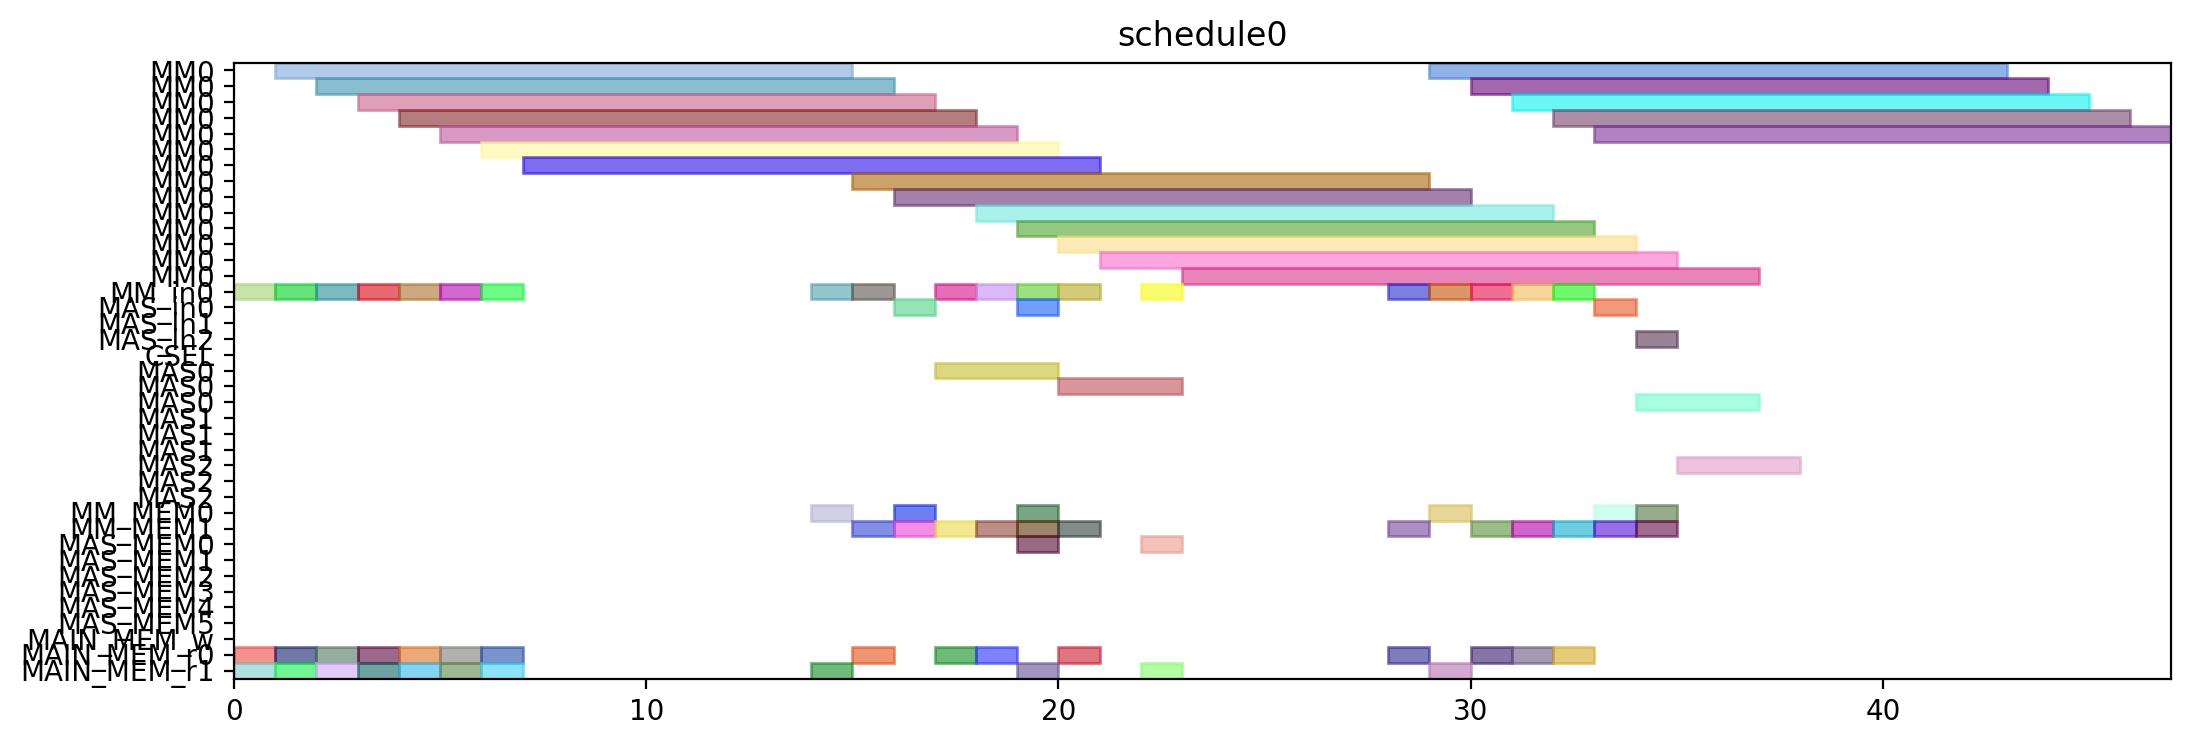

This figure's Python source:
from pyschedule import Scenario, solvers, plotters, alt


def solve():
	horizon = 120
	S = Scenario("schedule0", horizon=horizon)

	# resource
	MM = S.Resources('MM', num=1, size=14)
	MM_in = S.Resources('MM_in', num=1)
	MAS_in = S.Resources('MAS_in', num=3)
	CSEL = S.Resource('CSEL')
	MAS = S.Resources('MAS', num=3, size=3, periods=range(1, horizon))
	MM_MEM = S.Resources('MM_MEM', num=2)
	MAS_MEM = S.Resources('MAS_MEM', num=6)
	MAIN_MEM_w = S.Resource('MAIN_MEM_w', size=1)
	MAIN_MEM_r = S.Resources('MAIN_MEM_r', num=2)

	# result of previous scheduling

	# new tasks
	Z_exp2 = S.Task('Z_exp2', length=14, delay_cost=1)
	Z_exp2 += alt(MM)
	Z_exp2_in = S.Task('Z_exp2_in', length=1, delay_cost=1)
	Z_exp2_in += alt(MM_in)
	S += Z_exp2_in*MM_in[0]<=Z_exp2*MM[0]
	Z_exp2_mem0 = S.Task('Z_exp2_mem0', length=1, delay_cost=1)
	Z_exp2_mem0 += MAIN_MEM_r[0]
	S += Z_exp2_mem0 <= Z_exp2

	Z_exp2_mem1 = S.Task('Z_exp2_mem1', length=1, delay_cost=1)
	Z_exp2_mem1 += MAIN_MEM_r[1]
	S += Z_exp2_mem1 <= Z_exp2

	NX0 = S.Task('NX0', length=14, delay_cost=1)
	NX0 += alt(MM)
	NX0_in = S.Task('NX0_in', length=1, delay_cost=1)
	NX0_in += alt(MM_in)
	S += NX0_in*MM_in[0]<=NX0*MM[0]
	NX0_mem0 = S.Task('NX0_mem0', length=1, delay_cost=1)
	NX0_mem0 += MAIN_MEM_r[0]
	S += NX0_mem0 <= NX0

	NX0_mem1 = S.Task('NX0_mem1', length=1, delay_cost=1)
	NX0_mem1 += MAIN_MEM_r[1]
	S += NX0_mem1 <= NX0

	k0_10_Z1 = S.Task('k0_10_Z1', length=14, delay_cost=1)
	k0_10_Z1 += alt(MM)
	k0_10_Z1_in = S.Task('k0_10_Z1_in', length=1, delay_cost=1)
	k0_10_Z1_in += alt(MM_in)
	S += k0_10_Z1_in*MM_in[0]<=k0_10_Z1*MM[0]
	k0_10_Z1_mem0 = S.Task('k0_10_Z1_mem0', length=1, delay_cost=1)
	k0_10_Z1_mem0 += MAIN_MEM_r[0]
	S += k0_10_Z1_mem0 <= k0_10_Z1

	k0_10_Z1_mem1 = S.Task('k0_10_Z1_mem1', length=1, delay_cost=1)
	k0_10_Z1_mem1 += MAIN_MEM_r[1]
	S += k0_10_Z1_mem1 <= k0_10_Z1

	DX0 = S.Task('DX0', length=14, delay_cost=1)
	DX0 += alt(MM)
	DX0_in = S.Task('DX0_in', length=1, delay_cost=1)
	DX0_in += alt(MM_in)
	S += DX0_in*MM_in[0]<=DX0*MM[0]
	DX0_mem0 = S.Task('DX0_mem0', length=1, delay_cost=1)
	DX0_mem0 += MAIN_MEM_r[0]
	S += DX0_mem0 <= DX0

	DX0_mem1 = S.Task('DX0_mem1', length=1, delay_cost=1)
	DX0_mem1 += MAIN_MEM_r[1]
	S += DX0_mem1 <= DX0

	NY0 = S.Task('NY0', length=14, delay_cost=1)
	NY0 += alt(MM)
	NY0_in = S.Task('NY0_in', length=1, delay_cost=1)
	NY0_in += alt(MM_in)
	S += NY0_in*MM_in[0]<=NY0*MM[0]
	NY0_mem0 = S.Task('NY0_mem0', length=1, delay_cost=1)
	NY0_mem0 += MAIN_MEM_r[0]
	S += NY0_mem0 <= NY0

	NY0_mem1 = S.Task('NY0_mem1', length=1, delay_cost=1)
	NY0_mem1 += MAIN_MEM_r[1]
	S += NY0_mem1 <= NY0

	k2_14_Z1 = S.Task('k2_14_Z1', length=14, delay_cost=1)
	k2_14_Z1 += alt(MM)
	k2_14_Z1_in = S.Task('k2_14_Z1_in', length=1, delay_cost=1)
	k2_14_Z1_in += alt(MM_in)
	S += k2_14_Z1_in*MM_in[0]<=k2_14_Z1*MM[0]
	k2_14_Z1_mem0 = S.Task('k2_14_Z1_mem0', length=1, delay_cost=1)
	k2_14_Z1_mem0 += MAIN_MEM_r[0]
	S += k2_14_Z1_mem0 <= k2_14_Z1

	k2_14_Z1_mem1 = S.Task('k2_14_Z1_mem1', length=1, delay_cost=1)
	k2_14_Z1_mem1 += MAIN_MEM_r[1]
	S += k2_14_Z1_mem1 <= k2_14_Z1

	DY0 = S.Task('DY0', length=14, delay_cost=1)
	DY0 += alt(MM)
	DY0_in = S.Task('DY0_in', length=1, delay_cost=1)
	DY0_in += alt(MM_in)
	S += DY0_in*MM_in[0]<=DY0*MM[0]
	DY0_mem0 = S.Task('DY0_mem0', length=1, delay_cost=1)
	DY0_mem0 += MAIN_MEM_r[0]
	S += DY0_mem0 <= DY0

	DY0_mem1 = S.Task('DY0_mem1', length=1, delay_cost=1)
	DY0_mem1 += MAIN_MEM_r[1]
	S += DY0_mem1 <= DY0

	Z_exp3 = S.Task('Z_exp3', length=14, delay_cost=1)
	Z_exp3 += alt(MM)
	Z_exp3_in = S.Task('Z_exp3_in', length=1, delay_cost=1)
	Z_exp3_in += alt(MM_in)
	S += Z_exp3_in*MM_in[0]<=Z_exp3*MM[0]
	Z_exp3_mem0 = S.Task('Z_exp3_mem0', length=1, delay_cost=1)
	Z_exp3_mem0 += alt(MM_MEM)
	S += (Z_exp2*MM[0])-1 < Z_exp3_mem0*MM_MEM[0]
	S += Z_exp3_mem0 <= Z_exp3

	Z_exp3_mem1 = S.Task('Z_exp3_mem1', length=1, delay_cost=1)
	Z_exp3_mem1 += MAIN_MEM_r[1]
	S += Z_exp3_mem1 <= Z_exp3

	NX1_ = S.Task('NX1_', length=3, delay_cost=1)
	NX1_ += alt(MAS)
	NX1__in = S.Task('NX1__in', length=1, delay_cost=1)
	NX1__in += alt(MAS_in)
	S += NX1__in*MAS_in[0]<=NX1_*MAS[0]

	S += NX1__in*MAS_in[1]<=NX1_*MAS[1]

	S += NX1__in*MAS_in[2]<=NX1_*MAS[2]

	NX1__mem0 = S.Task('NX1__mem0', length=1, delay_cost=1)
	NX1__mem0 += alt(MM_MEM)
	S += (NX0*MM[0])-1 < NX1__mem0*MM_MEM[0]
	S += NX1__mem0 <= NX1_

	NX1__mem1 = S.Task('NX1__mem1', length=1, delay_cost=1)
	NX1__mem1 += alt(MM_MEM)
	S += (k0_10_Z1*MM[0])-1 < NX1__mem1*MM_MEM[1]
	S += NX1__mem1 <= NX1_

	k0_9_Z2 = S.Task('k0_9_Z2', length=14, delay_cost=1)
	k0_9_Z2 += alt(MM)
	k0_9_Z2_in = S.Task('k0_9_Z2_in', length=1, delay_cost=1)
	k0_9_Z2_in += alt(MM_in)
	S += k0_9_Z2_in*MM_in[0]<=k0_9_Z2*MM[0]
	k0_9_Z2_mem0 = S.Task('k0_9_Z2_mem0', length=1, delay_cost=1)
	k0_9_Z2_mem0 += MAIN_MEM_r[0]
	S += k0_9_Z2_mem0 <= k0_9_Z2

	k0_9_Z2_mem1 = S.Task('k0_9_Z2_mem1', length=1, delay_cost=1)
	k0_9_Z2_mem1 += alt(MM_MEM)
	S += (Z_exp2*MM[0])-1 < k0_9_Z2_mem1*MM_MEM[1]
	S += k0_9_Z2_mem1 <= k0_9_Z2

	k1_9_Z2 = S.Task('k1_9_Z2', length=14, delay_cost=1)
	k1_9_Z2 += alt(MM)
	k1_9_Z2_in = S.Task('k1_9_Z2_in', length=1, delay_cost=1)
	k1_9_Z2_in += alt(MM_in)
	S += k1_9_Z2_in*MM_in[0]<=k1_9_Z2*MM[0]
	k1_9_Z2_mem0 = S.Task('k1_9_Z2_mem0', length=1, delay_cost=1)
	k1_9_Z2_mem0 += MAIN_MEM_r[0]
	S += k1_9_Z2_mem0 <= k1_9_Z2

	k1_9_Z2_mem1 = S.Task('k1_9_Z2_mem1', length=1, delay_cost=1)
	k1_9_Z2_mem1 += alt(MM_MEM)
	S += (Z_exp2*MM[0])-1 < k1_9_Z2_mem1*MM_MEM[1]
	S += k1_9_Z2_mem1 <= k1_9_Z2

	NY1_ = S.Task('NY1_', length=3, delay_cost=1)
	NY1_ += alt(MAS)
	NY1__in = S.Task('NY1__in', length=1, delay_cost=1)
	NY1__in += alt(MAS_in)
	S += NY1__in*MAS_in[0]<=NY1_*MAS[0]

	S += NY1__in*MAS_in[1]<=NY1_*MAS[1]

	S += NY1__in*MAS_in[2]<=NY1_*MAS[2]

	NY1__mem0 = S.Task('NY1__mem0', length=1, delay_cost=1)
	NY1__mem0 += alt(MM_MEM)
	S += (NY0*MM[0])-1 < NY1__mem0*MM_MEM[0]
	S += NY1__mem0 <= NY1_

	NY1__mem1 = S.Task('NY1__mem1', length=1, delay_cost=1)
	NY1__mem1 += alt(MM_MEM)
	S += (k2_14_Z1*MM[0])-1 < NY1__mem1*MM_MEM[1]
	S += NY1__mem1 <= NY1_

	k2_13_Z2 = S.Task('k2_13_Z2', length=14, delay_cost=1)
	k2_13_Z2 += alt(MM)
	k2_13_Z2_in = S.Task('k2_13_Z2_in', length=1, delay_cost=1)
	k2_13_Z2_in += alt(MM_in)
	S += k2_13_Z2_in*MM_in[0]<=k2_13_Z2*MM[0]
	k2_13_Z2_mem0 = S.Task('k2_13_Z2_mem0', length=1, delay_cost=1)
	k2_13_Z2_mem0 += MAIN_MEM_r[0]
	S += k2_13_Z2_mem0 <= k2_13_Z2

	k2_13_Z2_mem1 = S.Task('k2_13_Z2_mem1', length=1, delay_cost=1)
	k2_13_Z2_mem1 += alt(MM_MEM)
	S += (Z_exp2*MM[0])-1 < k2_13_Z2_mem1*MM_MEM[1]
	S += k2_13_Z2_mem1 <= k2_13_Z2

	k3_14_Z2 = S.Task('k3_14_Z2', length=14, delay_cost=1)
	k3_14_Z2 += alt(MM)
	k3_14_Z2_in = S.Task('k3_14_Z2_in', length=1, delay_cost=1)
	k3_14_Z2_in += alt(MM_in)
	S += k3_14_Z2_in*MM_in[0]<=k3_14_Z2*MM[0]
	k3_14_Z2_mem0 = S.Task('k3_14_Z2_mem0', length=1, delay_cost=1)
	k3_14_Z2_mem0 += MAIN_MEM_r[0]
	S += k3_14_Z2_mem0 <= k3_14_Z2

	k3_14_Z2_mem1 = S.Task('k3_14_Z2_mem1', length=1, delay_cost=1)
	k3_14_Z2_mem1 += alt(MM_MEM)
	S += (Z_exp2*MM[0])-1 < k3_14_Z2_mem1*MM_MEM[1]
	S += k3_14_Z2_mem1 <= k3_14_Z2

	Z_exp4 = S.Task('Z_exp4', length=14, delay_cost=1)
	Z_exp4 += alt(MM)
	Z_exp4_in = S.Task('Z_exp4_in', length=1, delay_cost=1)
	Z_exp4_in += alt(MM_in)
	S += Z_exp4_in*MM_in[0]<=Z_exp4*MM[0]
	Z_exp4_mem0 = S.Task('Z_exp4_mem0', length=1, delay_cost=1)
	Z_exp4_mem0 += alt(MM_MEM)
	S += (Z_exp3*MM[0])-1 < Z_exp4_mem0*MM_MEM[0]
	S += Z_exp4_mem0 <= Z_exp4

	Z_exp4_mem1 = S.Task('Z_exp4_mem1', length=1, delay_cost=1)
	Z_exp4_mem1 += MAIN_MEM_r[1]
	S += Z_exp4_mem1 <= Z_exp4

	NX1 = S.Task('NX1', length=14, delay_cost=1)
	NX1 += alt(MM)
	NX1_in = S.Task('NX1_in', length=1, delay_cost=1)
	NX1_in += alt(MM_in)
	S += NX1_in*MM_in[0]<=NX1*MM[0]
	NX1_mem0 = S.Task('NX1_mem0', length=1, delay_cost=1)
	NX1_mem0 += alt(MAS_MEM)
	S += (NX1_*MAS[0])-1 < NX1_mem0*MAS_MEM[0]
	S += (NX1_*MAS[1])-1 < NX1_mem0*MAS_MEM[2]
	S += (NX1_*MAS[2])-1 < NX1_mem0*MAS_MEM[4]
	S += NX1_mem0 <= NX1

	NX1_mem1 = S.Task('NX1_mem1', length=1, delay_cost=1)
	NX1_mem1 += MAIN_MEM_r[1]
	S += NX1_mem1 <= NX1

	k0_8_Z3 = S.Task('k0_8_Z3', length=14, delay_cost=1)
	k0_8_Z3 += alt(MM)
	k0_8_Z3_in = S.Task('k0_8_Z3_in', length=1, delay_cost=1)
	k0_8_Z3_in += alt(MM_in)
	S += k0_8_Z3_in*MM_in[0]<=k0_8_Z3*MM[0]
	k0_8_Z3_mem0 = S.Task('k0_8_Z3_mem0', length=1, delay_cost=1)
	k0_8_Z3_mem0 += MAIN_MEM_r[0]
	S += k0_8_Z3_mem0 <= k0_8_Z3

	k0_8_Z3_mem1 = S.Task('k0_8_Z3_mem1', length=1, delay_cost=1)
	k0_8_Z3_mem1 += alt(MM_MEM)
	S += (Z_exp3*MM[0])-1 < k0_8_Z3_mem1*MM_MEM[1]
	S += k0_8_Z3_mem1 <= k0_8_Z3

	DX1_ = S.Task('DX1_', length=3, delay_cost=1)
	DX1_ += alt(MAS)
	DX1__in = S.Task('DX1__in', length=1, delay_cost=1)
	DX1__in += alt(MAS_in)
	S += DX1__in*MAS_in[0]<=DX1_*MAS[0]

	S += DX1__in*MAS_in[1]<=DX1_*MAS[1]

	S += DX1__in*MAS_in[2]<=DX1_*MAS[2]

	DX1__mem0 = S.Task('DX1__mem0', length=1, delay_cost=1)
	DX1__mem0 += alt(MM_MEM)
	S += (DX0*MM[0])-1 < DX1__mem0*MM_MEM[0]
	S += DX1__mem0 <= DX1_

	DX1__mem1 = S.Task('DX1__mem1', length=1, delay_cost=1)
	DX1__mem1 += alt(MM_MEM)
	S += (k1_9_Z2*MM[0])-1 < DX1__mem1*MM_MEM[1]
	S += DX1__mem1 <= DX1_

	k1_8_Z3 = S.Task('k1_8_Z3', length=14, delay_cost=1)
	k1_8_Z3 += alt(MM)
	k1_8_Z3_in = S.Task('k1_8_Z3_in', length=1, delay_cost=1)
	k1_8_Z3_in += alt(MM_in)
	S += k1_8_Z3_in*MM_in[0]<=k1_8_Z3*MM[0]
	k1_8_Z3_mem0 = S.Task('k1_8_Z3_mem0', length=1, delay_cost=1)
	k1_8_Z3_mem0 += MAIN_MEM_r[0]
	S += k1_8_Z3_mem0 <= k1_8_Z3

	k1_8_Z3_mem1 = S.Task('k1_8_Z3_mem1', length=1, delay_cost=1)
	k1_8_Z3_mem1 += alt(MM_MEM)
	S += (Z_exp3*MM[0])-1 < k1_8_Z3_mem1*MM_MEM[1]
	S += k1_8_Z3_mem1 <= k1_8_Z3

	NY1 = S.Task('NY1', length=14, delay_cost=1)
	NY1 += alt(MM)
	NY1_in = S.Task('NY1_in', length=1, delay_cost=1)
	NY1_in += alt(MM_in)
	S += NY1_in*MM_in[0]<=NY1*MM[0]
	NY1_mem0 = S.Task('NY1_mem0', length=1, delay_cost=1)
	NY1_mem0 += alt(MAS_MEM)
	S += (NY1_*MAS[0])-1 < NY1_mem0*MAS_MEM[0]
	S += (NY1_*MAS[1])-1 < NY1_mem0*MAS_MEM[2]
	S += (NY1_*MAS[2])-1 < NY1_mem0*MAS_MEM[4]
	S += NY1_mem0 <= NY1

	NY1_mem1 = S.Task('NY1_mem1', length=1, delay_cost=1)
	NY1_mem1 += MAIN_MEM_r[1]
	S += NY1_mem1 <= NY1

	k2_12_Z3 = S.Task('k2_12_Z3', length=14, delay_cost=1)
	k2_12_Z3 += alt(MM)
	k2_12_Z3_in = S.Task('k2_12_Z3_in', length=1, delay_cost=1)
	k2_12_Z3_in += alt(MM_in)
	S += k2_12_Z3_in*MM_in[0]<=k2_12_Z3*MM[0]
	k2_12_Z3_mem0 = S.Task('k2_12_Z3_mem0', length=1, delay_cost=1)
	k2_12_Z3_mem0 += MAIN_MEM_r[0]
	S += k2_12_Z3_mem0 <= k2_12_Z3

	k2_12_Z3_mem1 = S.Task('k2_12_Z3_mem1', length=1, delay_cost=1)
	k2_12_Z3_mem1 += alt(MM_MEM)
	S += (Z_exp3*MM[0])-1 < k2_12_Z3_mem1*MM_MEM[1]
	S += k2_12_Z3_mem1 <= k2_12_Z3

	DY1_ = S.Task('DY1_', length=3, delay_cost=1)
	DY1_ += alt(MAS)
	DY1__in = S.Task('DY1__in', length=1, delay_cost=1)
	DY1__in += alt(MAS_in)
	S += DY1__in*MAS_in[0]<=DY1_*MAS[0]

	S += DY1__in*MAS_in[1]<=DY1_*MAS[1]

	S += DY1__in*MAS_in[2]<=DY1_*MAS[2]

	DY1__mem0 = S.Task('DY1__mem0', length=1, delay_cost=1)
	DY1__mem0 += alt(MM_MEM)
	S += (DY0*MM[0])-1 < DY1__mem0*MM_MEM[0]
	S += DY1__mem0 <= DY1_

	DY1__mem1 = S.Task('DY1__mem1', length=1, delay_cost=1)
	DY1__mem1 += alt(MM_MEM)
	S += (k3_14_Z2*MM[0])-1 < DY1__mem1*MM_MEM[1]
	S += DY1__mem1 <= DY1_

	k3_13_Z3 = S.Task('k3_13_Z3', length=14, delay_cost=1)
	k3_13_Z3 += alt(MM)
	k3_13_Z3_in = S.Task('k3_13_Z3_in', length=1, delay_cost=1)
	k3_13_Z3_in += alt(MM_in)
	S += k3_13_Z3_in*MM_in[0]<=k3_13_Z3*MM[0]
	k3_13_Z3_mem0 = S.Task('k3_13_Z3_mem0', length=1, delay_cost=1)
	k3_13_Z3_mem0 += MAIN_MEM_r[0]
	S += k3_13_Z3_mem0 <= k3_13_Z3

	k3_13_Z3_mem1 = S.Task('k3_13_Z3_mem1', length=1, delay_cost=1)
	k3_13_Z3_mem1 += alt(MM_MEM)
	S += (Z_exp3*MM[0])-1 < k3_13_Z3_mem1*MM_MEM[1]
	S += k3_13_Z3_mem1 <= k3_13_Z3

	solvers.mip.solve(S,msg=1,kind='CPLEX',ratio_gap=1.01)

	solution = [['hoge']*len(S.solution()[1]) for i in range(len(S.solution()))]
	for i in range(len(S.solution())):
		for j in range(len(S.solution()[i])):
			solution[i][j]=str(S.solution()[i][j])
	print(solution)

	cycles = int(solution[-1][3])

	pic_file_name = "/mnt/rose/usr1/fukuda/ABE/multiRAM_multiMAS_16mux/scheduling_result/stage14MM1_stage3MAS3/ISOGENY/schedule0.png"
	if(S.solution() != []):
		plotters.matplotlib.plot(S,img_filename=pic_file_name, show_task_labels=False, fig_size=(cycles*0.25+3, 4))

	return solution
